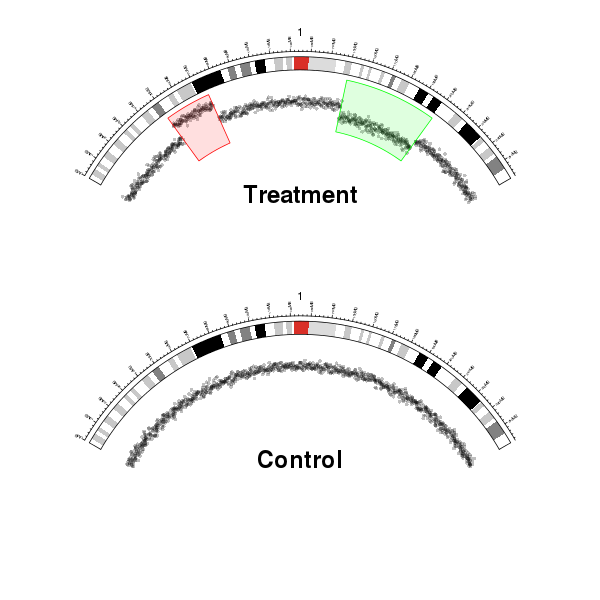

Generate this figure with R:
library(circlize) 

par(mar = c(1, 1, 1, 1))
    
circos.par("start.degree" = 150, "gap.degree" = c(240), "cell.padding" = c(0, 0, 0, 0))
circos.initializeWithIdeogram(chromosome.index = "chr1")
circos.trackPlotRegion(ylim = c(0, 1), bg.border = NA, track.height = 0.2)

		
chr.xlim = get.cell.meta.data("xlim", sector.index = "chr1")

for(h in c(0, 0.25, 0.5, 0.75, 1)) {
	circos.lines(chr.xlim, c(h, h), col = "white", sector.index = "chr1")
}

# just generate data
xrange = get.cell.meta.data("xrange", sector.index = "chr1")
x = seq(chr.xlim[1], chr.xlim[2], length = 1000)
y = rnorm(1000, 0.5, 0.05)
a1 = 0.2
a2 = a1 + 0.1
a3 = 0.6
a4 = a3 + 0.2
y[x > chr.xlim[1] + xrange*a1 & x < chr.xlim[1] + xrange*a2] = y[x > chr.xlim[1] + xrange*a1 & x < chr.xlim[1] + xrange*a2] + 0.3
y[x > chr.xlim[1] + xrange*a3 & x < chr.xlim[1] + xrange*a4] = y[x > chr.xlim[1] + xrange*a3 & x < chr.xlim[1] + xrange*a4] - 0.2
x = x[y >=0 & y<= 1]
y = y[y >=0 & y<= 1]

		
circos.points(x, y, col = "#00000040", sector.index = "chr1", pch = 16, cex = 0.7)

circos.rect(chr.xlim[1] + xrange*a1, 0, chr.xlim[1] + xrange*a2, 1, col = "#FF000020", border = "red", sector.index = "chr1")
circos.rect(chr.xlim[1] + xrange*a3, 0, chr.xlim[1] + xrange*a4, 1, col = "#00FF0020", border = "green", sector.index = "chr1")

circos.clear()


text(0, 0.4, "Treatment", cex = 2, font = 2)

par(new = TRUE)

circos.par("start.degree" = 150, "gap.degree" = c(240), "cell.padding" = c(0, 0, 0, 0),
	"canvas.ylim" = c(0, 2))
circos.initializeWithIdeogram(chromosome.index = "chr1")
circos.trackPlotRegion(ylim = c(0, 1), bg.border = NA, track.height = 0.2)

		
chr.xlim = get.cell.meta.data("xlim", sector.index = "chr1")

for(h in c(0, 0.25, 0.5, 0.75, 1)) {
	circos.lines(chr.xlim, c(h, h), col = "white", sector.index = "chr1")
}


xrange = get.cell.meta.data("xrange", sector.index = "chr1")
x = seq(chr.xlim[1], chr.xlim[2], length = 1000)
y = rnorm(1000, 0.5, 0.05)
x = x[y >=0 & y<= 1]
y = y[y >=0 & y<= 1]
		
circos.points(x, y, col = "#00000040", sector.index = "chr1", pch = 16, cex = 0.7)
circos.clear()

text(0, 0.4, "Control", cex = 2, font = 2)
par(new = FALSE)
